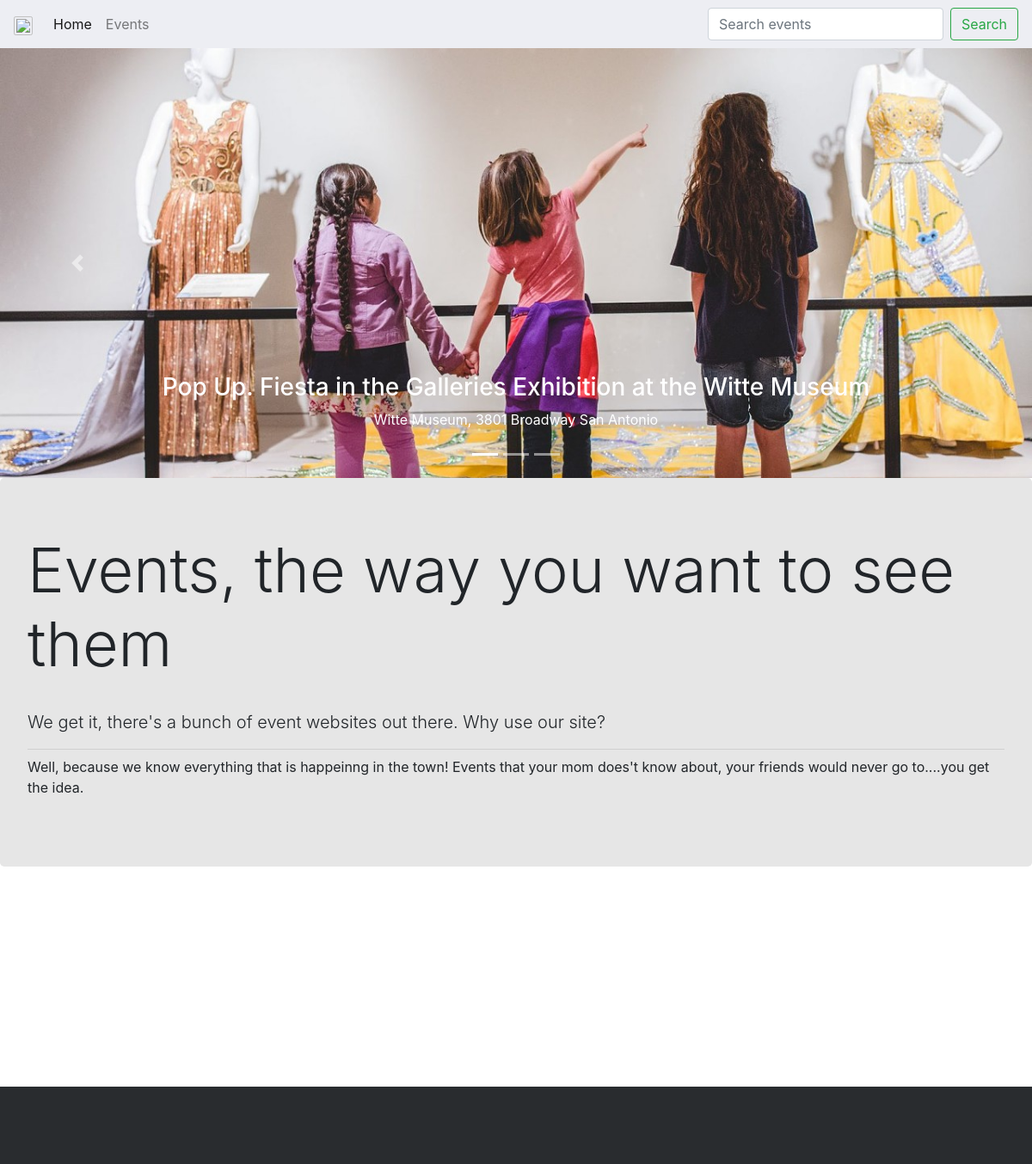
The page / on the database its author committed.
### cal/models.py (models this page shows, shortened)
class Event(models.Model):
    title = models.CharField(max_length=100, primary_key=True)
    desc = models.TextField()
    price = models.DecimalField(max_digits=6, decimal_places=2, default=0)
    venue = models.CharField(max_length=100)
    startDate = models.DateTimeField()
    imgLoc = models.CharField(max_length=100, default='default.jpg')
    category = models.CharField(max_length=100, default='default')
    class Meta:
        ordering = [ 'startDate' ]

### cal/views.py (the view)
# urls.py: path('', views.home, name='home'),
def home(request):
    return render(request, 'home.html', {'event_list' : Event.objects.all()[:3] } )

### cal/templates/home.html (shortened to what this page needs)
<!DOCTYPE html>
<html>
  <head>
    <link rel="stylesheet" href="https://maxcdn.bootstrapcdn.com/bootstrap/4.0.0/css/bootstrap.min.css">
    <link rel="stylesheet" href="path/to/font-awesome/css/font-awesome.min.css">
    <nav class="navbar navbar-expand-lg navbar-light bg-light" style="background-color: #edeef3 !important;">
      <a class="navbar-brand" href="#"><img src="https://cdn3.volusion.com/drk7m.puwj5/v/vspfiles/photos/636_Brown_Women-2.jpg" style="width:70px; padding: 2px; border: 1px solid silver; border-radius: 10%"></a>
      <div class="collapse navbar-collapse justify-content-end" id="navbarNavAltMarkup">
        <div class="navbar-nav mr-auto">
          <a class="nav-item nav-link active" href="/">Home</a>
          <a class="nav-item nav-link" href="/events">Events</a>
        </div>
        <form class="form-inline my-2 my-lg-0 ml-auto" id="nav-form" onsubmit="submitNavForm()">
          <input class="form-control mr-sm-2" type="search" id="navSearchBar" placeholder="Search events" aria-label="Search events">
          <button class="btn btn-outline-success my-2 my-sm-0" onclick="submitNavForm()">Search</button>
        </form>
      </div>
    </nav>
  </head>
  <body>
  <div class="bd-example">
    <div id="carouselExampleCaptions" class="carousel slide" data-ride="carousel">
      <ol class="carousel-indicators">
        <li data-target="#carouselExampleCaptions" data-slide-to="0" class="active"></li>
        <li data-target="#carouselExampleCaptions" data-slide-to="1"></li>
        <li data-target="#carouselExampleCaptions" data-slide-to="2"></li>
      </ol>
      <div class="carousel-inner" role="listbox">
        {% if event_list %}
          {% for event in event_list|slice:":3" %}
          <div class="carousel-item">
            <a href="/events/{{ event.title }}">
              {% load static %}
              <img class="d-block w-100 carousel-image" alt="default image" src="{% static event.imgLoc %}" data-holder-rendered="true" style="object-fit: cover; height: 100%;">
              <div class="carousel-caption d-none d-md-block">
                <h3>{{ event.title }}</h3>
                <p>{{ event.venue }}</p>
              </div>
            </a>
          </div>
          {% endfor %}
        {% endif %}
      </div>
      <a class="carousel-control-prev" href="#carouselExampleCaptions" role="button" data-slide="prev">
        <span class="carousel-control-prev-icon" aria-hidden="true"></span>
      </a>
      <a class="carousel-control-next" href="#carouselExampleCaptions" role="button" data-slide="next">
        <span class="carousel-control-next-icon" aria-hidden="true"></span>
      </a>
    </div>
  </div>
  <div class="jumbotron" style="background-color: #e6e6e6;">
    <h1 class="display-3">Events, the way you want to see them</h1>
    <br/>
    <p class="lead">We get it, there's a bunch of event websites out there. Why use our site?</p>
    <hr class="my-2">
    <p>Well, because we know everything that is happeinng in the town! Events that your mom does't know about, your friends would never go to....you get the idea.</p>
  </div>
  <br>
  <br>
  <br>
  <br>
  <br><br>
  		<footer class="footer-distributed">
  		</footer>
  </body>
</html>

### cal/templates/home.html (style rules this page uses)
.footer-distributed { background-color: #292c2f; box-shadow: 0 1px 1px 0 rgba(0, 0, 0, 0.12); box-sizing: border-box; width: 100%; text-align: left; font: normal 16px sans-serif; padding: 45px 50px; margin-top: 80px; }
@media (min-width: 768px) { .carousel-item { height: 500px; } }

### rows shown on the page
Event: imgLoc (picture), title "Pop Up. Fiesta in the Galleries Exhibition at the Witte Museum", venue "Witte Museum, 3801 Broadway San Antonio"
